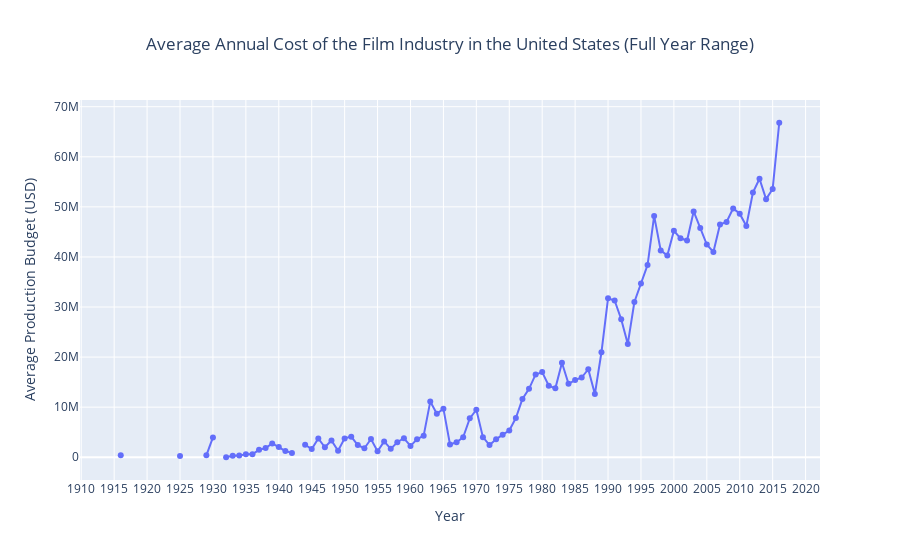

Here is the notebook cell this chart was saved with:
### Markdown cell above
Line Chart

### Code cell
fig = px.line(
    yearly_cost,
    x='release_year',
    y='average_production_budget',
    title='Average Annual Cost of the Film Industry in the United States (Full Year Range)',
    labels={'release_year': 'Year', 'average_production_budget': 'Average Production Budget (USD)'}
)

fig.update_traces(mode="lines+markers")  # Add markers for better readability
fig.update_layout(
    xaxis=dict(tickmode='linear', dtick=5),  # Show ticks every 5 years for better readability
    yaxis_title='Average Production Budget (USD)',
    xaxis_title='Year',
    title_x=0.5
)

fig.show()

### Figure 1 — Plotly figure (JSON) as saved in the notebook; plotly's stock layout.template omitted (floating-point values rounded to 4 significant figures)
{"data": [{"hovertemplate": "Year=%{x}<br>Average Production Budget (USD)=%{y}<extra></extra>", "legendgroup": "", "line": {"color": "#636efa", "dash": "solid"}, "marker": {"symbol": "circle"}, "mode": "lines+markers", "name": "", "orientation": "v", "showlegend": false, "type": "scatter", "x": [1916, 1917, 1918, 1919, 1920, 1921, 1922, 1923, 1924, 1925, 1926, 1927, 1928, 1929, 1930, 1931, 1932, 1933, 1934, 1935, 1936, 1937, 1938, 1939, 1940, 1941, 1942, 1943, 1944, 1945, 1946, 1947, 1948, 1949, 1950, 1951, 1952, 1953, 1954, 1955, 1956, 1957, 1958, 1959, 1960, 1961, 1962, 1963, 1964, 1965, 1966, 1967, 1968, 1969, 1970, 1971, 1972, 1973, 1974, 1975, 1976, 1977, 1978, 1979, 1980, 1981, 1982, 1983, 1984, 1985, 1986, 1987, 1988, 1989, 1990, 1991, 1992, 1993, 1994, 1995, 1996, 1997, 1998, 1999, 2000, 2001, 2002, 2003, 2004, 2005, 2006, 2007, 2008, 2009, 2010, 2011, 2012, 2013, 2014, 2015, 2016], "xaxis": "x", "y": [385907, null, null, null, null, null, null, null, null, 245000, null, null, null, 379000, 3950000, null, 4, 319500, 325000, 609000, 600000.0, 1488423, 1822368, 2759000, 2042000, 1250000, 868000, null, 2494000, 1637000.0, 3760000, 2000000, 3350000, 1300000, 3768785, 4117000.0, 2423600, 1802500, 3637000.0, 1200000, 3167000.0, 1675000, 3000000, 3794616, 2269000.0, 3580000, 4300000, 11120000.0, 8683000.0, 9700000, 2567000.0, 3000000, 4002375, 7763441, 9486000.0, 4018750, 2428000, 3577000.0, 4514000.0, 5325000, 7843000.0, 11630000.0, 13670000.0, 16537500, 17000000, 14290000.0, 13762500, 18860000.0, 14670000.0, 15412500, 15920000.0, 17570000.0, 12616000, 20960000.0, 31740000.0, 31310000.0, 27550000.0, 22630000.0, 31005675, 34680000.0, 38370000.0, 48200000.0, 41310000.0, 40300000.0, 45230000.0, 43720000.0, 43270000.0, 49090000.0, 45784816, 42470000.0, 40980000.0, 46470000.0, 46980000.0, 49700000.0, 48640000.0, 46180000.0, 52860000.0, 55600000.0, 51540000.0, 53570000.0, 66800000.0], "yaxis": "y"}], "layout": {"legend": {"tracegroupgap": 0}, "title": {"text": "Average Annual Cost of the Film Industry in the United States (Full Year Range)", "x": 0.5}, "xaxis": {"anchor": "y", "domain": [0, 1], "dtick": 5, "tickmode": "linear", "title": {"text": "Year"}}, "yaxis": {"anchor": "x", "domain": [0, 1], "title": {"text": "Average Production Budget (USD)"}}}}
